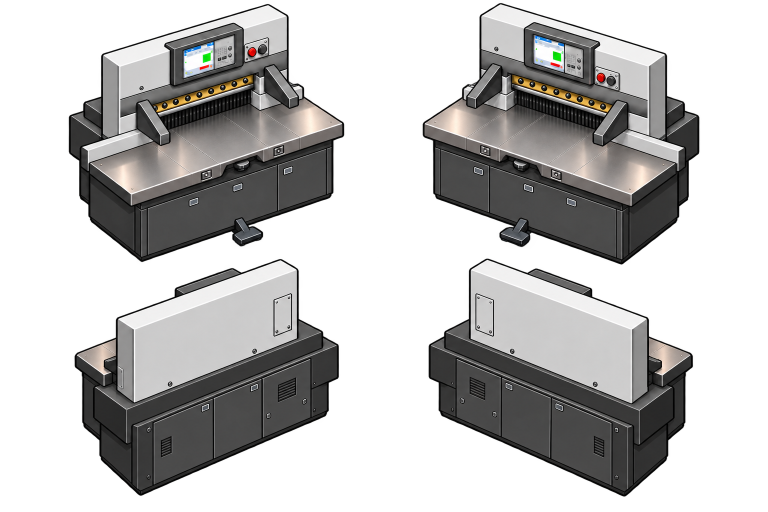
#> input picture output/polar-cutter-four-directions-final-source.png, 1536 x 1024 px (shown at 1/2 size)
$ python build_cutter_direction_assets.py
#> lines starting #> are read from the running program, lines starting #| are printed output that depends on the picture
"""Build the eight-direction Polar cutter strip used on the shop floor."""

from collections import deque
from pathlib import Path

from PIL import Image

ROOT = Path(__file__).resolve().parents[1]
CORNER_SOURCE = ROOT / "output" / "polar-cutter-four-directions-final-source.png"
INTERMEDIATE_SOURCE = ROOT / "output" / "polar-cutter-intermediate-directions-source.png"
GENERATED = ROOT / "assets" / "generated"
OUTPUT = ROOT / "output"
FRAME = 512


def remove_bright_checker(image: Image.Image) -> Image.Image:
    """Remove a connected white/light-gray checkerboard exported as pixels."""
    image = image.convert("RGBA")
    pixels = image.load()
    width, height = image.size
    visited = bytearray(width * height)
    queue = deque(
        [(x, 0) for x in range(width)]
        + [(x, height - 1) for x in range(width)]
        + [(0, y) for y in range(1, height - 1)]
        + [(width - 1, y) for y in range(1, height - 1)]
    )
    while queue:
        x, y = queue.popleft()
        offset = y * width + x
        red, green, blue, alpha = pixels[x, y]
        bright_neutral = alpha > 0 and min(red, green, blue) >= 232 \
            and max(red, green, blue) - min(red, green, blue) <= 12
        if visited[offset] or not bright_neutral:
            continue
        visited[offset] = 1
        pixels[x, y] = (red, green, blue, 0)
        if x:
            queue.append((x - 1, y))
        if x + 1 < width:
            queue.append((x + 1, y))
        if y:
            queue.append((x, y - 1))
        if y + 1 < height:
            queue.append((x, y + 1))
    return image


def significant_components(image: Image.Image, keep_detached: bool = True) -> Image.Image:
    image = image.convert("RGBA")
    alpha = image.getchannel("A")
    pixels = alpha.load()
    width, height = image.size
    visited = bytearray(width * height)
    components: list[list[tuple[int, int]]] = []
    for y in range(height):
        for x in range(width):
            offset = y * width + x
            if visited[offset] or pixels[x, y] < 72:
                continue
            queue = deque([(x, y)])
            visited[offset] = 1
            component: list[tuple[int, int]] = []
            while queue:
                px, py = queue.popleft()
                component.append((px, py))
                for ny in range(max(0, py - 1), min(height, py + 2)):
                    for nx in range(max(0, px - 1), min(width, px + 2)):
                        item = ny * width + nx
                        if not visited[item] and pixels[nx, ny] >= 72:
                            visited[item] = 1
                            queue.append((nx, ny))
            components.append(component)
    if not components:
        raise ValueError("cutter direction cell is empty")
    largest_size = max(len(component) for component in components)
    if keep_detached:
        kept = [component for component in components
                if len(component) >= max(64, largest_size // 500)]
    else:
        kept = [max(components, key=len)]
    mask = Image.new("L", image.size, 0)
    mask_pixels = mask.load()
    for component in kept:
        for x, y in component:
            mask_pixels[x, y] = pixels[x, y]
    image.putalpha(mask)
    bounds = mask.getbbox()
    return image.crop(bounds)


def frame_for(image: Image.Image) -> Image.Image:
    maximum = 488
    scale = min(maximum / image.width, maximum / image.height)
    image = image.resize(
        (round(image.width * scale), round(image.height * scale)),
        Image.Resampling.NEAREST,
    )
    frame = Image.new("RGBA", (FRAME, FRAME), (0, 0, 0, 0))
    frame.alpha_composite(image, ((FRAME - image.width) // 2, FRAME - image.height - 8))
    return frame


def corner_frames() -> list[Image.Image]:
    source = Image.open(CORNER_SOURCE).convert("RGBA")
    width, height = source.size
    middle_x, middle_y = width // 2, height // 2
    regions = [
        (0, 0, middle_x, middle_y + 48),
        (middle_x, 0, width, middle_y + 48),
        (0, middle_y - 32, middle_x, height),
        (middle_x, middle_y - 32, width, height),
    ]
    return [frame_for(significant_components(source.crop(box), keep_detached=False)) for box in regions]


def intermediate_frames() -> list[Image.Image]:
    source = remove_bright_checker(Image.open(INTERMEDIATE_SOURCE))
    width, height = source.size
    overlap_x = round(width * 0.1)
    overlap_y = round(height * 0.04)
    regions = [
        (0, 0, width // 2 + overlap_x, height // 2 + overlap_y),
        (width // 2 - overlap_x, 0, width, height // 2 + overlap_y),
        (0, height // 2 - overlap_y, width // 2 + overlap_x, height),
        (width // 2 - overlap_x, height // 2 - overlap_y, width, height),
    ]
    return [frame_for(significant_components(source.crop(box), keep_detached=False)) for box in regions]


def main() -> None:
    # Corner source order: NW, NE, SW, SE.
    # Intermediate source order: N, E, S, W.
    corners = corner_frames()
#> in corner_frames, source is the input picture: PIL image 1536x1024 RGBA; mean R, G, B, A 70.8, 69.8, 69, 114.1
#> in significant_components, `mask = Image.new("L", image.size, 0)`: mask: PIL image 768x560 L; every value is 0
#> in significant_components, `bounds = mask.getbbox()`: bounds = (137, 8, 689, 524)
#> in significant_components, `return image.crop(bounds)`:
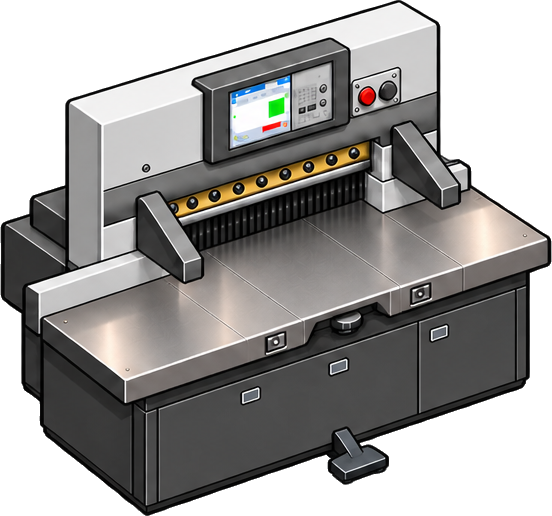
#> returned value: PIL image 552x516 RGBA; mean R, G, B, A 99.9, 98.2, 96.6, 170.8; transparent parts drawn white
#> in frame_for, `maximum = 488`: maximum = 488
#> in frame_for, `scale = min(maximum / image.width, maximum / image.height)`: scale = 0.884
#> in frame_for, `frame = Image.new("RGBA", (FRAME, FRAME), (0, 0, 0, 0))`: frame: PIL image 512x512 RGBA; every value is 0
#> call 2 of significant_components, with keep_detached = False
#> in significant_components (call 2), `bounds = mask.getbbox()`: bounds = (77, 6, 631, 529)
#> in significant_components (call 2), `return image.crop(bounds)`:
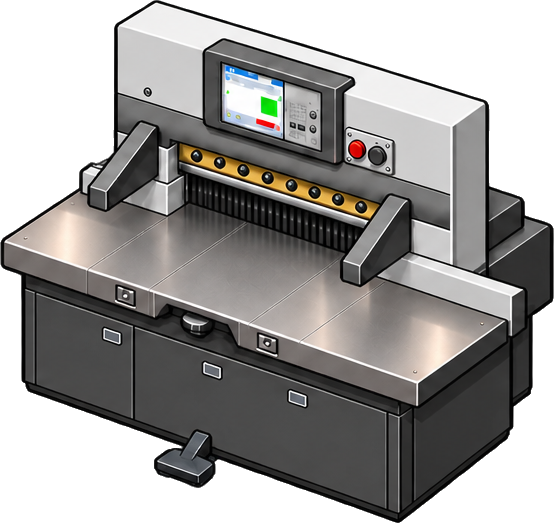
#> returned value: PIL image 554x523 RGBA; mean R, G, B, A 99.8, 97.9, 96.2, 170.8; transparent parts drawn white
#> call 3 of significant_components, with keep_detached = False
#> in significant_components (call 3), `alpha = image.getchannel("A")`:
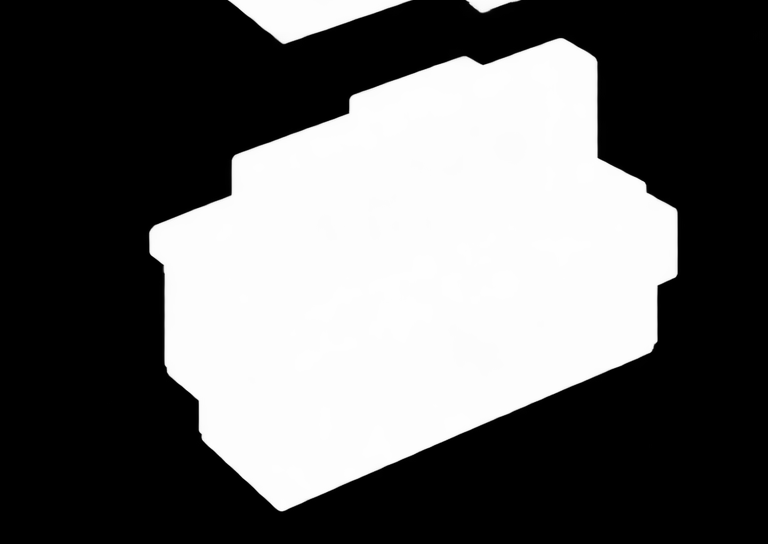
#> alpha: PIL image 768x544 L; min 0, max 254, mean 99.9
#> in significant_components (call 3), `mask = Image.new("L", image.size, 0)`: mask: PIL image 768x544 L; every value is 0
#> in significant_components (call 3), `bounds = mask.getbbox()`: bounds = (149, 38, 678, 512)
#> in significant_components (call 3), `return image.crop(bounds)`:
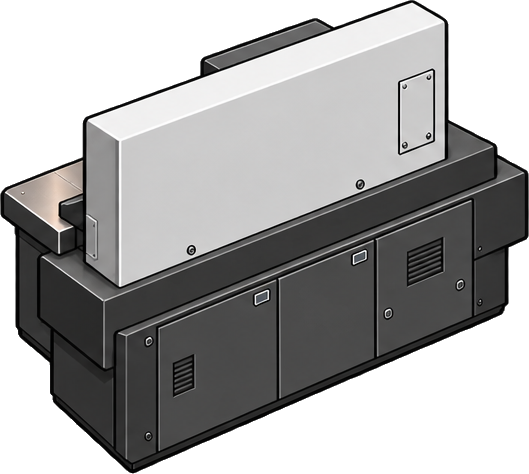
#> returned value: PIL image 529x474 RGBA; mean R, G, B, A 91.6, 91, 90.7, 161.8; transparent parts drawn white
#> call 4 of significant_components, with keep_detached = False
#> in significant_components (call 4), `alpha = image.getchannel("A")`:
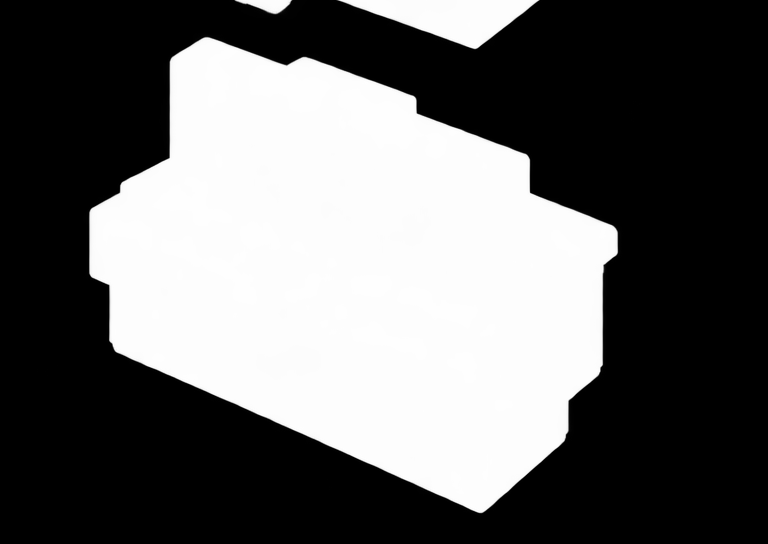
#> alpha: PIL image 768x544 L; min 0, max 254, mean 100.6
#> in significant_components (call 4), `bounds = mask.getbbox()`: bounds = (89, 37, 618, 513)
#> in frame_for (call 4), `image = image.resize( (round(image.width * scale), round(image.height ..`:
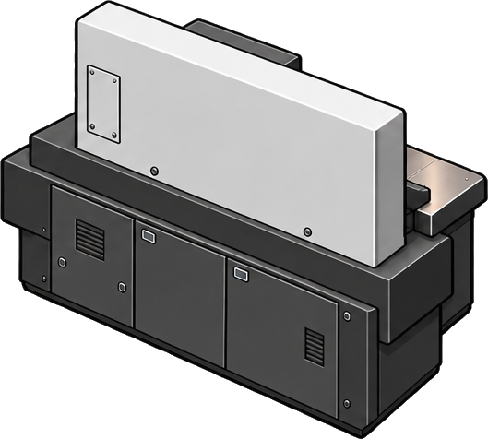
#> image: PIL image 488x439 RGBA; mean R, G, B, A 91.2, 90.6, 90.2, 161.3; transparent parts drawn white
#> in frame_for (call 4), `frame.alpha_composite(image, ((FRAME - image.width) // 2, FRAME - imag..`:
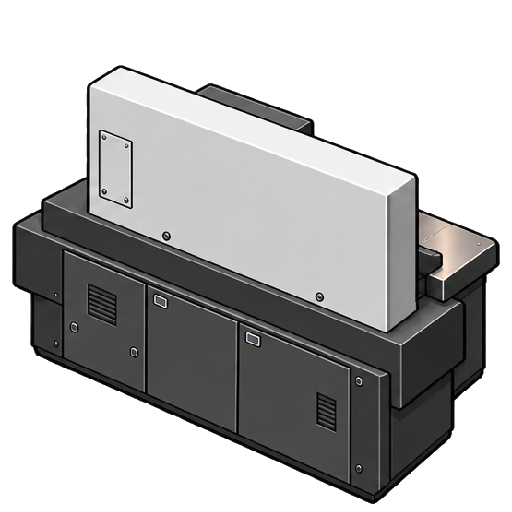
#> frame: PIL image 512x512 RGBA; mean R, G, B, A 61, 60.6, 60.5, 131.8; transparent parts drawn white
#> corners = 4 items
    intermediates = intermediate_frames()
    frames = [
        corners[0], intermediates[0], corners[1], intermediates[1],
        corners[3], intermediates[2], corners[2], intermediates[3],
    ]
    strip = Image.new("RGBA", (FRAME * len(frames), FRAME), (0, 0, 0, 0))
    for index, frame in enumerate(frames):
        strip.alpha_composite(frame, (index * FRAME, 0))
    strip.save(GENERATED / "polar-cutter-directions-strip.png")

    preview = Image.new("RGBA", (FRAME * 4, FRAME * 2), (22, 27, 31, 255))
    for index, frame in enumerate(frames):
        preview.alpha_composite(frame, ((index % 4) * FRAME, (index // 4) * FRAME))
    preview.save(OUTPUT / "polar-cutter-directions-preview.png")


if __name__ == "__main__":
#> (the run stopped early here; a loop or call above may not have finished)

$ run again, with assets/Machines/skid-wrapper-directions-source.png copied over output/polar-cutter-four-directions-final-source.png
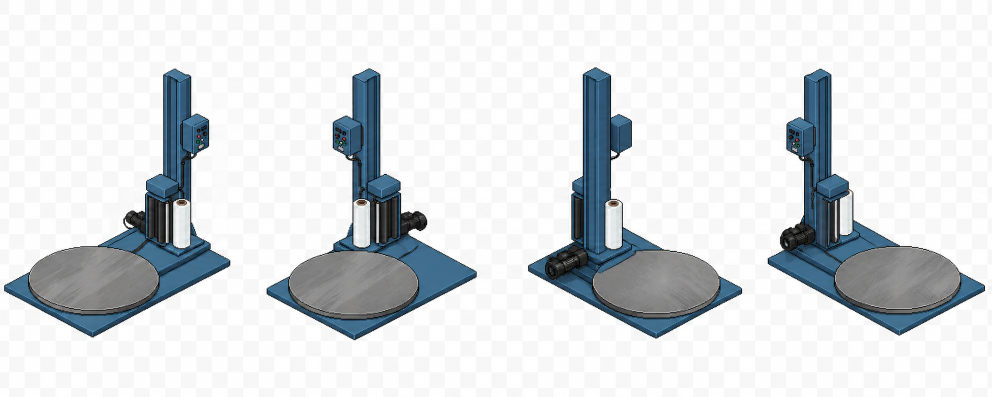
#> input picture assets/Machines/skid-wrapper-directions-source.png, 1983 x 793 px (shown at 1/2 size)
#> alpha: PIL image 991x444 L; every value is 255
#> mask: PIL image 991x444 L; every value is 0
#> bounds = (0, 0, 991, 444)
#> maximum = 488
#> scale = 0.492
#> alpha: PIL image 992x444 L; every value is 255
#> mask: PIL image 992x444 L; every value is 0
#> alpha: PIL image 991x429 L; every value is 255
#> mask: PIL image 991x429 L; every value is 0
#> in significant_components (call 4), `image = image.convert("RGBA")`:
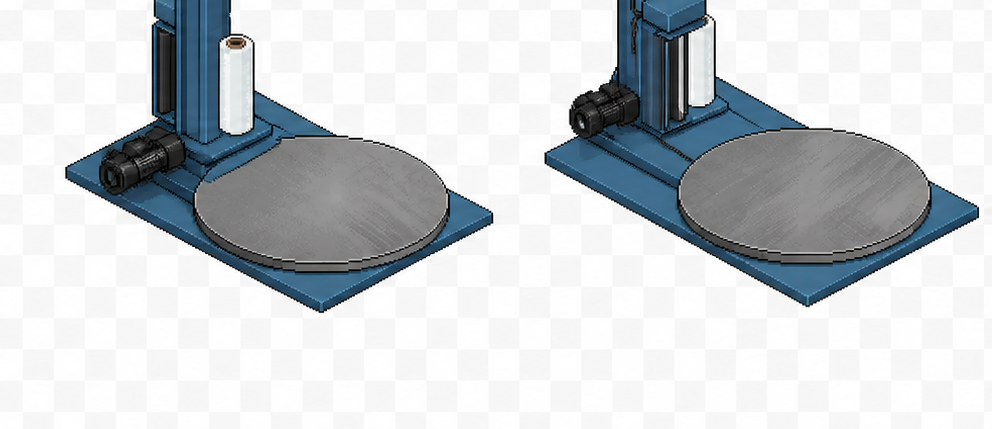
#> image: PIL image 992x429 RGBA; mean R, G, B, A 203.8, 208.2, 211.4, 255
#> alpha: PIL image 992x429 L; every value is 255
#> mask: PIL image 992x429 L; every value is 0
#> bounds = (0, 0, 992, 429)
#> in frame_for (call 4), `frame.alpha_composite(image, ((FRAME - image.width) // 2, FRAME - imag..`:
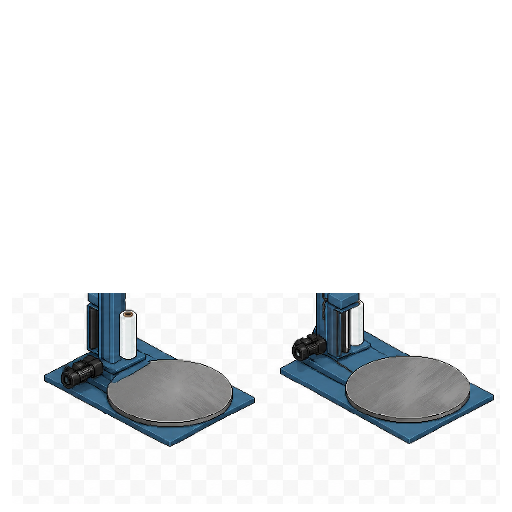
#> frame: PIL image 512x512 RGBA; mean R, G, B, A 80, 81.8, 83, 100.2; transparent parts drawn white
#> corners = 4 items
